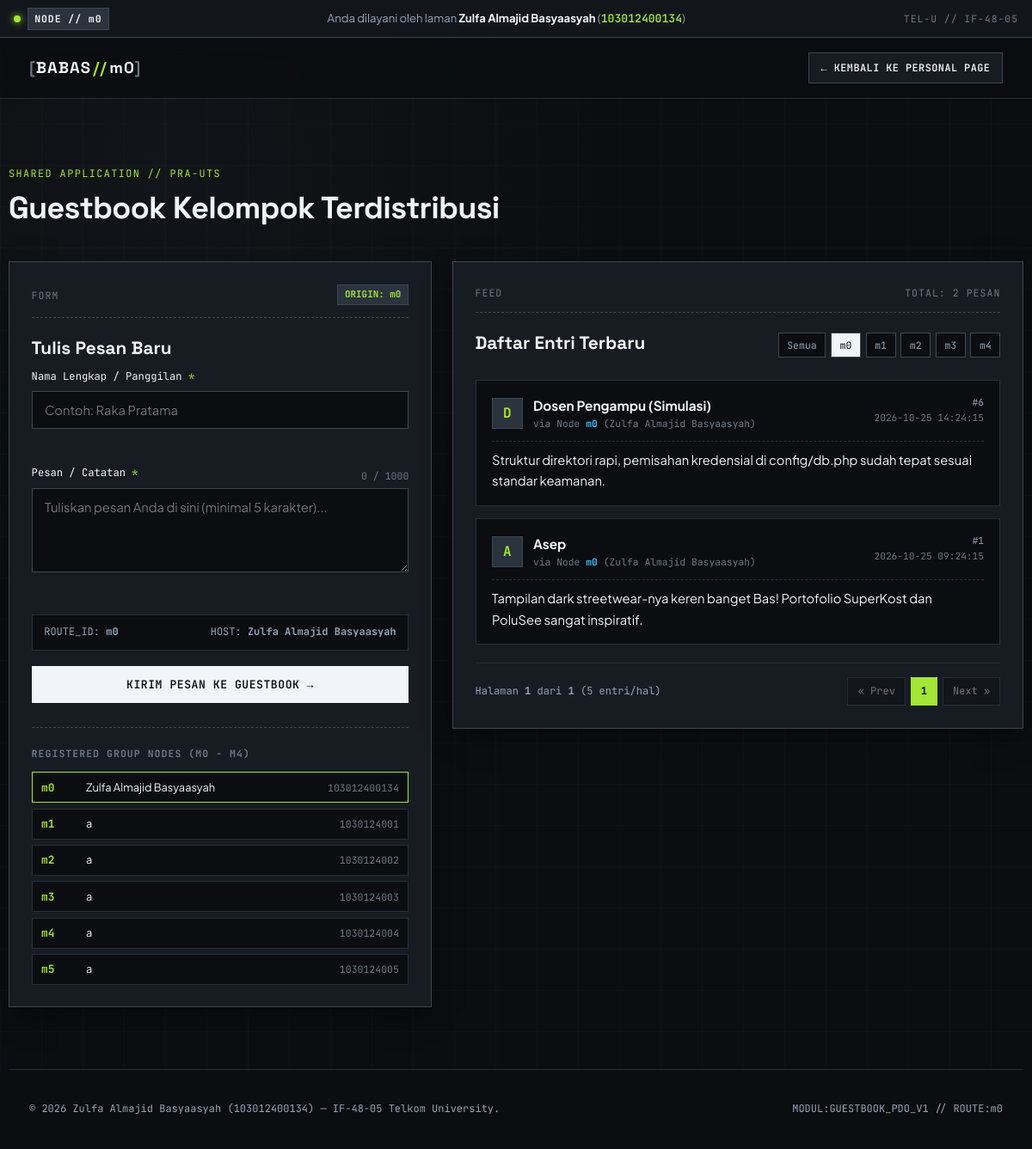
The page /app/index.php?page=1&route=m0 on the database its author committed.
### tables this page shows
CREATE TABLE IF NOT EXISTS `anggota` (
    `route_id` VARCHAR(10) NOT NULL,
    `nim` VARCHAR(20) NOT NULL,
    `nama` VARCHAR(120) NOT NULL,
    PRIMARY KEY (`route_id`),
    UNIQUE KEY `uq_anggota_nim` (`nim`)
);

CREATE TABLE IF NOT EXISTS `guestbook` (
    `id` INT UNSIGNED NOT NULL AUTO_INCREMENT,
    `route_id` VARCHAR(10) NOT NULL,
    `nama` VARCHAR(100) NOT NULL,
    `pesan` TEXT NOT NULL,
    `created_at` TIMESTAMP NOT NULL DEFAULT CURRENT_TIMESTAMP,
    PRIMARY KEY (`id`),
    KEY `idx_guestbook_route` (`route_id`),
    KEY `idx_guestbook_created_at` (`created_at`),
    CONSTRAINT `fk_guestbook_anggota`
        FOREIGN KEY (`route_id`) REFERENCES `anggota` (`route_id`)
        ON UPDATE CASCADE
        ON DELETE RESTRICT
);

### app/index.php (the view, shortened to what this page needs)
<?php
$isEmbed = isset($_GET['embed']) && $_GET['embed'] === '1';
$perPage = 5;
$page    = isset($_GET['page']) ? max(1, (int) $_GET['page']) : 1;
$errors     = [];
$oldNama    = '';
$oldPesan   = '';
try {
    $pdo = get_db_connection();
    $filterRoute = isset($_GET['route']) ? trim((string) $_GET['route']) : '';
    if ($filterRoute !== '') {
        $countStmt = $pdo->prepare('SELECT COUNT(*) FROM guestbook WHERE route_id = :route_id');
        $countStmt->execute([':route_id' => $filterRoute]);
    } else {
        $countStmt = $pdo->prepare('SELECT COUNT(*) FROM guestbook');
        $countStmt->execute();
    }
    $totalEntries = (int) $countStmt->fetchColumn();
    $totalPages   = max(1, (int) ceil($totalEntries / $perPage));
    $offset = ($page - 1) * $perPage;
    if ($filterRoute !== '') {
        $listSql = '
            SELECT g.id, g.route_id, g.nama, g.pesan, g.created_at, a.nama AS anggota_nama, a.nim AS anggota_nim
            FROM guestbook g
            LEFT JOIN anggota a ON g.route_id = a.route_id
            WHERE g.route_id = :route_id
            ORDER BY g.created_at DESC, g.id DESC
            LIMIT :limit OFFSET :offset
        ';
        $listStmt = $pdo->prepare($listSql);
        $listStmt->bindValue(':route_id', $filterRoute, PDO::PARAM_STR);
        $listStmt->bindValue(':limit', $perPage, PDO::PARAM_INT);
        $listStmt->bindValue(':offset', $offset, PDO::PARAM_INT);
        $listStmt->execute();
    }
    $entries = $listStmt->fetchAll();
    $anggotaStmt = $pdo->prepare('SELECT route_id, nim, nama FROM anggota ORDER BY route_id ASC');
    $anggotaStmt->execute();
    $daftarAnggota = $anggotaStmt->fetchAll();
} catch (Throwable $e) {
    $dbError       = $e->getMessage();
    $entries       = [];
    $daftarAnggota = [];
    $totalEntries  = 0;
    $totalPages    = 1;
    $filterRoute   = '';
}
function build_page_url(int $targetPage, bool $isEmbed, string $filterRoute): string
{
    $params = ['page' => $targetPage];
    if ($filterRoute !== '') {
        $params['route'] = $filterRoute;
    }
    return 'index.php?' . http_build_query($params);
}
?>
<!DOCTYPE html>
<html lang="id" data-theme="dark">
<head>
    <link rel="stylesheet" href="../assets/css/style.css">
</head>
<body class="<?= $isEmbed ? 'embed-body' : 'standalone-guestbook-body' ?>">
    <?php if (!$isEmbed): ?>
        <?php require_once __DIR__ . '/partials/served_by.php'; ?>
        <header class="site-header">
            <div class="container header-inner">
                <a href="../index.php" class="brand-logo" aria-label="Kembali ke Personal Page">
                    <span class="brand-bracket">[</span>BABAS<span class="brand-accent">//</span><?= htmlspecialchars(MEMBER_ROUTE, ENT_QUOTES, 'UTF-8') ?><span class="brand-bracket">]</span>
                </a>
                <div class="header-actions">
                    <a href="../index.php" class="btn btn-outline btn-sm">&larr; Kembali ke Personal Page</a>
                </div>
            </div>
        </header>
    <?php endif; ?>
    <main class="<?= $isEmbed ? 'embed-container' : 'container section-block' ?>">
        <?php if (!$isEmbed): ?>
            <div class="section-header">
                <span class="section-tag">SHARED APPLICATION // PRA-UTS</span>
                <h1 class="section-title">Guestbook Kelompok Terdistribusi</h1>
            </div>
        <?php endif; ?>
        <div class="guestbook-grid">
            <section class="guestbook-form-card tech-card" aria-labelledby="form-heading">
                <div class="card-top-bar">
                    <span class="mono-label">FORM</span>
                    <span class="badge-route">ORIGIN: <?= htmlspecialchars(MEMBER_ROUTE, ENT_QUOTES, 'UTF-8') ?></span>
                </div>
                <h2 id="form-heading" class="card-heading">Tulis Pesan Baru</h2>
                <form id="guestbookForm" method="POST" action="index.php<?= $isEmbed ? '?embed=1' : '' ?>" novalidate>
                    <div class="form-group">
                        <label for="nama" class="form-label">Nama Lengkap / Panggilan <span class="req">*</span></label>
                        <input
                            type="text"
                            id="nama"
                            name="nama"
                            class="form-control <?= isset($errors['nama']) ? 'is-invalid' : '' ?>"
                            placeholder="Contoh: Raka Pratama"
                            maxlength="100"
                            required
                            value="<?= htmlspecialchars($oldNama, ENT_QUOTES, 'UTF-8') ?>"
                        >
                        <div class="field-feedback" id="namaFeedback">
                        </div>
                    </div>
                    <div class="form-group">
                        <div class="label-row">
                            <label for="pesan" class="form-label">Pesan / Catatan <span class="req">*</span></label>
                            <span id="charCounter" class="mono-counter">0 / 1000</span>
                        </div>
                        <textarea
                            id="pesan"
                            name="pesan"
                            rows="4"
                            class="form-control <?= isset($errors['pesan']) ? 'is-invalid' : '' ?>"
                            placeholder="Tuliskan pesan Anda di sini (minimal 5 karakter)..."
                            maxlength="1000"
                            required
                        ><?= htmlspecialchars($oldPesan, ENT_QUOTES, 'UTF-8') ?></textarea>
                        <div class="field-feedback" id="pesanFeedback">
                        </div>
                    </div>
                    <div class="form-meta-box">
                        <span class="mono-small">ROUTE_ID: <strong><?= htmlspecialchars(MEMBER_ROUTE, ENT_QUOTES, 'UTF-8') ?></strong></span>
                        <span class="mono-small">HOST: <strong><?= htmlspecialchars(MEMBER_NAMA, ENT_QUOTES, 'UTF-8') ?></strong></span>
                    </div>
                    <button type="submit" class="btn btn-primary btn-block">
                        <span>Kirim Pesan ke Guestbook</span>
                        <span class="btn-arrow">&rarr;</span>
                    </button>
                </form>
                <?php if (!empty($daftarAnggota)): ?>
                    <div class="node-directory">
                        <h3 class="mono-label">REGISTERED GROUP NODES (m0 - m4)</h3>
                        <ul class="node-list">
                            <?php foreach ($daftarAnggota as $agt): ?>
                                <?php
                                $rId   = htmlspecialchars((string) $agt['route_id'], ENT_QUOTES, 'UTF-8');
                                $rNama = htmlspecialchars((string) $agt['nama'], ENT_QUOTES, 'UTF-8');
                                $rNim  = htmlspecialchars((string) $agt['nim'], ENT_QUOTES, 'UTF-8');
                                $isCurrent = ($agt['route_id'] === MEMBER_ROUTE);
                                ?>
                                <li class="node-item <?= $isCurrent ? 'is-active-node' : '' ?>">
                                    <span class="node-code"><?= $rId ?></span>
                                    <span class="node-name"><?= $rNama ?></span>
                                    <span class="node-nim"><?= $rNim ?></span>
                                </li>
                            <?php endforeach; ?>
                        </ul>
                    </div>
                <?php endif; ?>
            </section>
            <section class="guestbook-feed-card tech-card" aria-labelledby="feed-heading">
                <div class="card-top-bar">
                    <span class="mono-label">FEED</span>
                    <span class="mono-label">TOTAL: <?= $totalEntries ?> PESAN</span>
                </div>
                <div class="feed-header-row">
                    <h2 id="feed-heading" class="card-heading">Daftar Entri Terbaru</h2>
                    <div class="route-filter-pills" role="group" aria-label="Filter berdasarkan route anggota">
                        <a href="<?= htmlspecialchars(build_page_url(1, $isEmbed, ''), ENT_QUOTES, 'UTF-8') ?>"
                           class="filter-pill <?= $filterRoute === '' ? 'active' : '' ?>">Semua</a>
                        <?php foreach (['m0', 'm1', 'm2', 'm3', 'm4'] as $rCode): ?>
                            <a href="<?= htmlspecialchars(build_page_url(1, $isEmbed, $rCode), ENT_QUOTES, 'UTF-8') ?>"
                               class="filter-pill <?= $filterRoute === $rCode ? 'active' : '' ?>"><?= $rCode ?></a>
                        <?php endforeach; ?>
                    </div>
                </div>
                <?php if (empty($entries)): ?>
                    <div class="empty-state">
                        <p class="mono-label">NO_DATA_FOUND</p>
                        <p>Belum ada pesan buku tamu untuk kriteria ini. Jadilah yang pertama menulis pesan!</p>
                    </div>
                <?php else: ?>
                    <div class="entries-list">
                        <?php foreach ($entries as $item): ?>
                            <?php
                            $eId          = (int) $item['id'];
                            $eRoute       = htmlspecialchars((string) $item['route_id'], ENT_QUOTES, 'UTF-8');
                            $eNama        = htmlspecialchars((string) $item['nama'], ENT_QUOTES, 'UTF-8');
                            $ePesan       = nl2br(htmlspecialchars((string) $item['pesan'], ENT_QUOTES, 'UTF-8'));
                            $eTime        = htmlspecialchars((string) $item['created_at'], ENT_QUOTES, 'UTF-8');
                            $eAnggotaNama = !empty($item['anggota_nama'])
                                ? htmlspecialchars((string) $item['anggota_nama'], ENT_QUOTES, 'UTF-8')
                                : 'Node ' . $eRoute;
                            ?>
                            <article class="entry-item">
                                <div class="entry-header">
                                    <div class="entry-author-wrap">
                                        <span class="entry-avatar" aria-hidden="true"><?= htmlspecialchars(mb_strtoupper(mb_substr((string) $item['nama'], 0, 1)), ENT_QUOTES, 'UTF-8') ?></span>
                                        <div>
                                            <h3 class="entry-author"><?= $eNama ?></h3>
                                            <span class="entry-via">via Node <strong><?= $eRoute ?></strong> (<?= $eAnggotaNama ?>)</span>
                                        </div>
                                    </div>
                                    <div class="entry-meta">
                                        <span class="entry-id">#<?= $eId ?></span>
                                        <time class="entry-time" datetime="<?= $eTime ?>"><?= $eTime ?></time>
                                    </div>
                                </div>
                                <div class="entry-body">
                                    <?= $ePesan ?>
                                </div>
                            </article>
                        <?php endforeach; ?>
                    </div>
                    <nav class="pagination-bar" aria-label="Paginasi Guestbook">
                        <div class="pagination-info mono-small">
                            Halaman <strong><?= $page ?></strong> dari <strong><?= $totalPages ?></strong> (<?= $perPage ?> entri/hal)
                        </div>
                        <div class="pagination-controls">
                            <?php if ($page > 1): ?>
                                <a class="page-btn" href="<?= htmlspecialchars(build_page_url($page - 1, $isEmbed, $filterRoute), ENT_QUOTES, 'UTF-8') ?>">&laquo; Prev</a>
                            <?php else: ?>
                                <span class="page-btn is-disabled" aria-disabled="true">&laquo; Prev</span>
                            <?php endif; ?>
                            <?php for ($i = 1; $i <= $totalPages; $i++): ?>
                                <a class="page-btn <?= $i === $page ? 'is-current' : '' ?>"
                                   href="<?= htmlspecialchars(build_page_url($i, $isEmbed, $filterRoute), ENT_QUOTES, 'UTF-8') ?>">
                                    <?= $i ?>
                                </a>
                            <?php endfor; ?>
                            <?php if ($page < $totalPages): ?>
                                <a class="page-btn" href="<?= htmlspecialchars(build_page_url($page + 1, $isEmbed, $filterRoute), ENT_QUOTES, 'UTF-8') ?>">Next &raquo;</a>
                            <?php else: ?>
                                <span class="page-btn is-disabled" aria-disabled="true">Next &raquo;</span>
                            <?php endif; ?>
                        </div>
                    </nav>
                <?php endif; ?>
            </section>
        </div>
    </main>
    <?php if (!$isEmbed): ?>
        <footer class="site-footer">
            <div class="container footer-inner">
                <p class="mono-small">&copy; <?= date('Y') ?> <?= htmlspecialchars(MEMBER_NAMA, ENT_QUOTES, 'UTF-8') ?> (<?= htmlspecialchars(MEMBER_NIM, ENT_QUOTES, 'UTF-8') ?>) &mdash; IF-48-05 Telkom University.</p>
                <p class="mono-small">MODUL:GUESTBOOK_PDO_V1 // ROUTE:<?= htmlspecialchars(MEMBER_ROUTE, ENT_QUOTES, 'UTF-8') ?></p>
            </div>
        </footer>
    <?php endif; ?>
</body>
</html>

### rows shown on the page
anggota: route_id "m0", nama "Zulfa Almajid Basyaasyah", nim "103012400134"
anggota: route_id "m1", nama "a", nim "1030124001"
anggota: route_id "m2", nama "a", nim "1030124002"
anggota: route_id "m3", nama "a", nim "1030124003"
anggota: route_id "m4", nama "a", nim "1030124004"
anggota: route_id "m5", nama "a", nim "1030124005"
guestbook: nama "D", nama "Dosen Pengampu (Simulasi)", route "m0", route.nama "Zulfa Almajid Basyaasyah", id "6", created_at "2026-10-25 14:24:15", pesan "Struktur direktori rapi, pemisahan kredensial di config/db.php sudah tepat sesuai standar keamanan."
guestbook: nama "A", nama "Asep", route "m0", route.nama "Zulfa Almajid Basyaasyah", id "1", created_at "2026-10-25 09:24:15", pesan "Tampilan dark streetwear-nya keren banget Bas! Portofolio SuperKost dan PoluSee sangat inspiratif."

### other values the page prints
$servedRoute "m0"
$servedNama "Zulfa Almajid Basyaasyah"
$servedNim "103012400134"
MEMBER_ROUTE "m0"
MEMBER_NAMA "Zulfa Almajid Basyaasyah"
$totalEntries "2"
$rCode "m0"
$rCode "m1"
$rCode "m2"
$rCode "m3"
$rCode "m4"
$page "1"
$totalPages "1"
$perPage "5"
MEMBER_NIM "103012400134"
